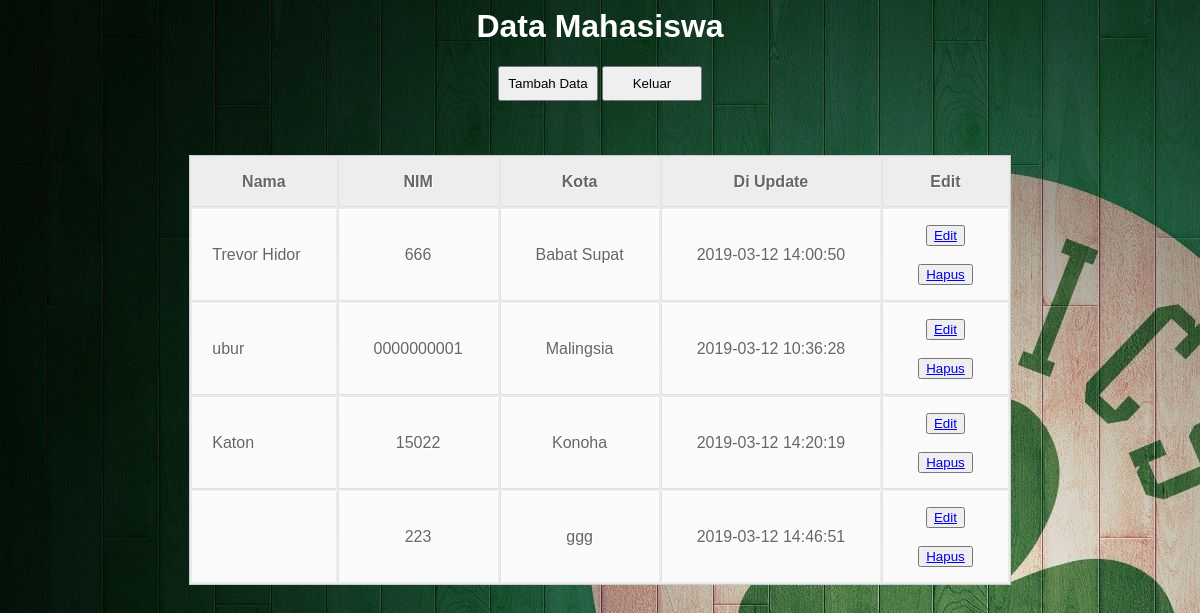
Screenshot of /admin.php (signed in) with the database file from the repository.
### tables this page shows
CREATE TABLE `blog` (
  `id` int(11) NOT NULL,
  `nama` varchar(100) NOT NULL,
  `nim` varchar(30) NOT NULL,
  `kota` varchar(40) NOT NULL,
  `waktu` timestamp NOT NULL DEFAULT CURRENT_TIMESTAMP ON UPDATE CURRENT_TIMESTAMP
);

### admin.php (the view, shortened to what this page needs)
 <?php
 require_once("koneksi.php");
$sql = "SELECT * FROM blog";
$result = $conn->query($sql);
?>
<head>
  <link rel="stylesheet" type="text/css" href="style.css">
  <body style="background: url(boston.jpg);color:white">
</head>
<center>
    <h1 style="font-family: Arial, Helvetica, sans-serif;">Data Mahasiswa</h1>
<a href="insert.php"><input type="submit" value="Tambah Data" class="btn btn-success btn-lg" style="width: 100px;height: 35px"></a>
<a href="logout.php"><input type="submit" value="Keluar" class="btn btn-success btn-lg" style="width: 100px;height: 35px"></a>
<br><br><br><br>
    <table class="table">
  <tr>
    <th>Nama</th>
    <th>NIM</th>
    <th>Kota</th>
    <th>Di Update</th>
    <th>Edit</th>
  </tr>
  <?php
if ($result->num_rows > 0) {
    while($row = $result->fetch_assoc()) {
?>
  <tr>
    <td><?= $row['nama'] ?></td>
    <td><?= $row['nim'] ?></td>
    <td><?= $row['kota'] ?></td>
    <td><?= $row['waktu'] ?></td>
    <td>
      <center><button><a href="update.php?id=<?= $row["id"]?>">Edit</a></button><br><br><button><a href="delete.php?id=<?= $row["id"]?>" onclick =" return confirm ('Anda Yakin Ingin Menghapus?');">Hapus</a></button></center>
    </td>
  </tr>
<?php
    }
}
?>

### style.css (style rules this page uses)
h1 { font-family: sans-serif; }
table { font-family: Arial, Helvetica, sans-serif; color: #666; text-shadow: 1px 1px 0px #fff; background: #eaebec; border: #ccc 1px solid; }
table th { padding: 15px 35px; border-left:1px solid #e0e0e0; border-bottom: 1px solid #e0e0e0; background: #ededed; }
table th:first-child { border-left:none; }
table tr { text-align: center; padding-left: 20px; }
table td:first-child { text-align: left; padding-left: 20px; border-left: 0; }
table td { padding: 15px 35px; border-top: 1px solid #ffffff; border-bottom: 1px solid #e0e0e0; border-left: 1px solid #e0e0e0; background: #0eef4e; background: -webkit-gradient(linear, left top, left bottom, from(#fbfbfb), to(#fafafa)); background: -moz-linear-gradient(top, #fbfbfb, #fafafa); }
table tr:last-child td { border-bottom: 0; }
table tr:last-child td:first-child { -moz-border-radius-bottomleft: 3px; -webkit-border-bottom-left-radius: 3px; border-bottom-left-radius: 3px; }
table tr:last-child td:last-child { -moz-border-radius-bottomright: 3px; -webkit-border-bottom-right-radius: 3px; border-bottom-right-radius: 3px; }

### rows the page displays
blog: nama "Trevor Hidor", nim "666", kota "Babat Supat", waktu "2019-03-12 14:00:50"
blog: nama "ubur", nim "0000000001", kota "Malingsia", waktu "2019-03-12 10:36:28"
blog: nama "Katon", nim "15022", kota "Konoha", waktu "2019-03-12 14:20:19"
blog: nim "223", kota "ggg", waktu "2019-03-12 14:46:51"
